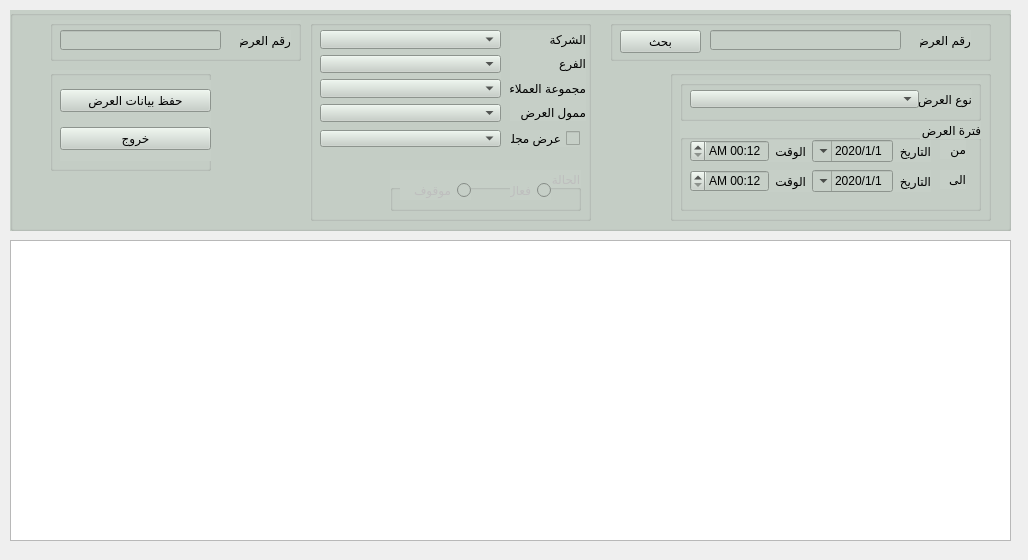
<?xml version="1.0" encoding="UTF-8"?>
<ui version="4.0">
    <class>QForm_prom_copy</class>
    <widget class="QWidget" name="QForm_prom_copy">
        <property name="geometry">
            <rect>
                <x>0</x>
                <y>0</y>
                <width>1028</width>
                <height>560</height>
            </rect>
        </property>
        <property name="minimumSize">
            <size>
                <width>1028</width>
                <height>560</height>
            </size>
        </property>
        <property name="maximumSize">
            <size>
                <width>1028</width>
                <height>560</height>
            </size>
        </property>
        <property name="windowTitle">
            <string>انشاء عرض من اخر منتهى</string>
        </property>
        <property name="toolTip">
            <string/>
        </property>
        <property name="layoutDirection">
            <enum>Qt::RightToLeft</enum>
        </property>
        <widget class="QWidget" name="gridLayoutWidget">
            <property name="geometry">
                <rect>
                    <x>190</x>
                    <y>70</y>
                    <width>2</width>
                    <height>2</height>
                </rect>
            </property>
            <layout class="QGridLayout" name="gridLayout_2"/>
        </widget>
        <widget class="QGroupBox" name="groupBox">
            <property name="geometry">
                <rect>
                    <x>10</x>
                    <y>10</y>
                    <width>1001</width>
                    <height>221</height>
                </rect>
            </property>
            <property name="font">
                <font>
                    <pointsize>10</pointsize>
                    <weight>50</weight>
                    <bold>false</bold>
                </font>
            </property>
            <property name="layoutDirection">
                <enum>Qt::LeftToRight</enum>
            </property>
            <property name="styleSheet">
                <string notr="true">
                    background-color: rgb(198, 207, 199);
                </string>
            </property>
            <property name="title">
                <string/>
            </property>
            <widget class="QGroupBox" name="QgroupBox_det">
                <property name="geometry">
                    <rect>
                        <x>300</x>
                        <y>10</y>
                        <width>281</width>
                        <height>201</height>
                    </rect>
                </property>
                <property name="title">
                    <string/>
                </property>
                <widget class="QWidget" name="layoutWidget">
                    <property name="geometry">
                        <rect>
                            <x>10</x>
                            <y>10</y>
                            <width>181</width>
                            <height>92</height>
                        </rect>
                    </property>
                    <layout class="QVBoxLayout" name="verticalLayout_3">
                        <item>
                            <widget class="QComboBox" name="Qcombo_company"/>
                        </item>
                        <item>
                            <widget class="QComboBox" name="Qcombo_branch"/>
                        </item>
                        <item>
                            <widget class="QComboBox" name="Qcombo_cust_group"/>
                        </item>
                        <item>
                            <widget class="QComboBox" name="Qcombo_sponsor"/>
                        </item>
                    </layout>
                </widget>
                <widget class="QWidget" name="layoutWidget">
                    <property name="geometry">
                        <rect>
                            <x>200</x>
                            <y>10</y>
                            <width>76</width>
                            <height>91</height>
                        </rect>
                    </property>
                    <layout class="QVBoxLayout" name="verticalLayout_2">
                        <item>
                            <widget class="QLabel" name="label_4">
                                <property name="text">
                                    <string>الشركة</string>
                                </property>
                            </widget>
                        </item>
                        <item>
                            <widget class="QLabel" name="label_11">
                                <property name="text">
                                    <string>الفرع</string>
                                </property>
                            </widget>
                        </item>
                        <item>
                            <widget class="QLabel" name="label_5">
                                <property name="text">
                                    <string>مجموعة العملاء</string>
                                </property>
                            </widget>
                        </item>
                        <item>
                            <widget class="QLabel" name="label_6">
                                <property name="text">
                                    <string>ممول العرض</string>
                                </property>
                            </widget>
                        </item>
                    </layout>
                </widget>
                <widget class="QCheckBox" name="QcheckBox_magazine">
                    <property name="geometry">
                        <rect>
                            <x>200</x>
                            <y>110</y>
                            <width>70</width>
                            <height>17</height>
                        </rect>
                    </property>
                    <property name="layoutDirection">
                        <enum>Qt::RightToLeft</enum>
                    </property>
                    <property name="text">
                        <string>عرض مجلة</string>
                    </property>
                </widget>
                <widget class="QComboBox" name="Qcombo_magazine">
                    <property name="geometry">
                        <rect>
                            <x>10</x>
                            <y>110</y>
                            <width>181</width>
                            <height>17</height>
                        </rect>
                    </property>
                </widget>
                <widget class="QGroupBox" name="groupBox_6">
                    <property name="enabled">
                        <bool>false</bool>
                    </property>
                    <property name="geometry">
                        <rect>
                            <x>80</x>
                            <y>150</y>
                            <width>191</width>
                            <height>41</height>
                        </rect>
                    </property>
                    <property name="layoutDirection">
                        <enum>Qt::RightToLeft</enum>
                    </property>
                    <property name="title">
                        <string>الحالة</string>
                    </property>
                    <widget class="QRadioButton" name="Qradio_active">
                        <property name="geometry">
                            <rect>
                                <x>120</x>
                                <y>10</y>
                                <width>41</width>
                                <height>20</height>
                            </rect>
                        </property>
                        <property name="layoutDirection">
                            <enum>Qt::RightToLeft</enum>
                        </property>
                        <property name="text">
                            <string>فعال</string>
                        </property>
                    </widget>
                    <widget class="QRadioButton" name="Qradio_inactive">
                        <property name="geometry">
                            <rect>
                                <x>10</x>
                                <y>10</y>
                                <width>71</width>
                                <height>20</height>
                            </rect>
                        </property>
                        <property name="layoutDirection">
                            <enum>Qt::RightToLeft</enum>
                        </property>
                        <property name="text">
                            <string>موقوف</string>
                        </property>
                    </widget>
                </widget>
            </widget>
            <widget class="QGroupBox" name="groupBox_5">
                <property name="geometry">
                    <rect>
                        <x>600</x>
                        <y>10</y>
                        <width>381</width>
                        <height>41</height>
                    </rect>
                </property>
                <property name="layoutDirection">
                    <enum>Qt::RightToLeft</enum>
                </property>
                <property name="title">
                    <string/>
                </property>
                <widget class="QLabel" name="label_12">
                    <property name="geometry">
                        <rect>
                            <x>310</x>
                            <y>10</y>
                            <width>51</width>
                            <height>20</height>
                        </rect>
                    </property>
                    <property name="text">
                        <string>رقم العرض</string>
                    </property>
                </widget>
                <widget class="QLineEdit" name="Qline_promotion">
                    <property name="geometry">
                        <rect>
                            <x>100</x>
                            <y>10</y>
                            <width>191</width>
                            <height>20</height>
                        </rect>
                    </property>
                </widget>
                <widget class="QPushButton" name="Qbtn_search">
                    <property name="geometry">
                        <rect>
                            <x>10</x>
                            <y>10</y>
                            <width>81</width>
                            <height>23</height>
                        </rect>
                    </property>
                    <property name="text">
                        <string>بحث</string>
                    </property>
                </widget>
            </widget>
            <widget class="QGroupBox" name="QgroupBox_prom">
                <property name="geometry">
                    <rect>
                        <x>660</x>
                        <y>60</y>
                        <width>321</width>
                        <height>151</height>
                    </rect>
                </property>
                <property name="title">
                    <string/>
                </property>
                <widget class="QGroupBox" name="groupBox_2">
                    <property name="geometry">
                        <rect>
                            <x>10</x>
                            <y>50</y>
                            <width>301</width>
                            <height>91</height>
                        </rect>
                    </property>
                    <property name="layoutDirection">
                        <enum>Qt::RightToLeft</enum>
                    </property>
                    <property name="title">
                        <string>فترة العرض</string>
                    </property>
                    <widget class="QWidget" name="layoutWidget">
                        <property name="geometry">
                            <rect>
                                <x>10</x>
                                <y>20</y>
                                <width>241</width>
                                <height>22</height>
                            </rect>
                        </property>
                        <layout class="QHBoxLayout" name="horizontalLayout">
                            <item>
                                <widget class="QLabel" name="label_3">
                                    <property name="text">
                                        <string>التاريخ</string>
                                    </property>
                                </widget>
                            </item>
                            <item>
                                <widget class="QDateTimeEdit" name="Qdate_from">
                                    <property name="layoutDirection">
                                        <enum>Qt::RightToLeft</enum>
                                    </property>
                                    <property name="minimumDateTime">
                                        <datetime>
                                            <hour>0</hour>
                                            <minute>0</minute>
                                            <second>0</second>
                                            <year>2020</year>
                                            <month>1</month>
                                            <day>1</day>
                                        </datetime>
                                    </property>
                                    <property name="displayFormat">
                                        <string>d/M/yyyy</string>
                                    </property>
                                    <property name="calendarPopup">
                                        <bool>true</bool>
                                    </property>
                                </widget>
                            </item>
                            <item>
                                <widget class="QLabel" name="label_2">
                                    <property name="text">
                                        <string>الوقت</string>
                                    </property>
                                </widget>
                            </item>
                            <item>
                                <widget class="QDateTimeEdit" name="Qtime_from">
                                    <property name="displayFormat">
                                        <string>h:mm AP</string>
                                    </property>
                                    <property name="calendarPopup">
                                        <bool>false</bool>
                                    </property>
                                </widget>
                            </item>
                        </layout>
                    </widget>
                    <widget class="QLabel" name="label_9">
                        <property name="geometry">
                            <rect>
                                <x>260</x>
                                <y>20</y>
                                <width>26</width>
                                <height>19</height>
                            </rect>
                        </property>
                        <property name="text">
                            <string>من</string>
                        </property>
                    </widget>
                    <widget class="QLabel" name="label_10">
                        <property name="geometry">
                            <rect>
                                <x>260</x>
                                <y>50</y>
                                <width>26</width>
                                <height>19</height>
                            </rect>
                        </property>
                        <property name="text">
                            <string>الى</string>
                        </property>
                    </widget>
                    <widget class="QWidget" name="layoutWidget_2">
                        <property name="geometry">
                            <rect>
                                <x>10</x>
                                <y>50</y>
                                <width>241</width>
                                <height>22</height>
                            </rect>
                        </property>
                        <layout class="QHBoxLayout" name="horizontalLayout_2">
                            <item>
                                <widget class="QLabel" name="label_8">
                                    <property name="text">
                                        <string>التاريخ</string>
                                    </property>
                                </widget>
                            </item>
                            <item>
                                <widget class="QDateTimeEdit" name="Qdate_to">
                                    <property name="minimumDateTime">
                                        <datetime>
                                            <hour>0</hour>
                                            <minute>0</minute>
                                            <second>0</second>
                                            <year>2020</year>
                                            <month>1</month>
                                            <day>1</day>
                                        </datetime>
                                    </property>
                                    <property name="displayFormat">
                                        <string>d/M/yyyy</string>
                                    </property>
                                    <property name="calendarPopup">
                                        <bool>true</bool>
                                    </property>
                                </widget>
                            </item>
                            <item>
                                <widget class="QLabel" name="label_7">
                                    <property name="text">
                                        <string>الوقت</string>
                                    </property>
                                </widget>
                            </item>
                            <item>
                                <widget class="QDateTimeEdit" name="Qtime_to">
                                    <property name="displayFormat">
                                        <string>h:mm AP</string>
                                    </property>
                                    <property name="calendarPopup">
                                        <bool>false</bool>
                                    </property>
                                </widget>
                            </item>
                        </layout>
                    </widget>
                </widget>
                <widget class="QGroupBox" name="groupBox_4">
                    <property name="geometry">
                        <rect>
                            <x>10</x>
                            <y>10</y>
                            <width>301</width>
                            <height>41</height>
                        </rect>
                    </property>
                    <property name="layoutDirection">
                        <enum>Qt::RightToLeft</enum>
                    </property>
                    <property name="title">
                        <string/>
                    </property>
                    <widget class="QLabel" name="label">
                        <property name="geometry">
                            <rect>
                                <x>180</x>
                                <y>10</y>
                                <width>112</width>
                                <height>18</height>
                            </rect>
                        </property>
                        <property name="text">
                            <string>نوع العرض</string>
                        </property>
                    </widget>
                    <widget class="QComboBox" name="Qcombo_promotion">
                        <property name="geometry">
                            <rect>
                                <x>10</x>
                                <y>10</y>
                                <width>229</width>
                                <height>18</height>
                            </rect>
                        </property>
                        <property name="layoutDirection">
                            <enum>Qt::LeftToRight</enum>
                        </property>
                        <property name="modelColumn">
                            <number>0</number>
                        </property>
                    </widget>
                </widget>
            </widget>
            <widget class="QGroupBox" name="groupBox_8">
                <property name="geometry">
                    <rect>
                        <x>40</x>
                        <y>60</y>
                        <width>161</width>
                        <height>101</height>
                    </rect>
                </property>
                <property name="title">
                    <string/>
                </property>
                <widget class="QWidget" name="layoutWidget">
                    <property name="geometry">
                        <rect>
                            <x>10</x>
                            <y>10</y>
                            <width>151</width>
                            <height>81</height>
                        </rect>
                    </property>
                    <layout class="QVBoxLayout" name="verticalLayout">
                        <item>
                            <widget class="QPushButton" name="Qbtn_save">
                                <property name="text">
                                    <string>حفظ بيانات العرض</string>
                                </property>
                            </widget>
                        </item>
                        <item>
                            <widget class="QPushButton" name="Qbtn_exit">
                                <property name="text">
                                    <string>خروج</string>
                                </property>
                            </widget>
                        </item>
                    </layout>
                </widget>
            </widget>
            <widget class="QGroupBox" name="groupBox_7">
                <property name="geometry">
                    <rect>
                        <x>40</x>
                        <y>10</y>
                        <width>251</width>
                        <height>41</height>
                    </rect>
                </property>
                <property name="layoutDirection">
                    <enum>Qt::RightToLeft</enum>
                </property>
                <property name="title">
                    <string/>
                </property>
                <widget class="QLabel" name="label_13">
                    <property name="geometry">
                        <rect>
                            <x>190</x>
                            <y>10</y>
                            <width>51</width>
                            <height>20</height>
                        </rect>
                    </property>
                    <property name="text">
                        <string>رقم العرض</string>
                    </property>
                </widget>
                <widget class="QLineEdit" name="Qline_promotion_2">
                    <property name="enabled">
                        <bool>false</bool>
                    </property>
                    <property name="geometry">
                        <rect>
                            <x>10</x>
                            <y>10</y>
                            <width>161</width>
                            <height>20</height>
                        </rect>
                    </property>
                </widget>
            </widget>
        </widget>
        <widget class="QWidget" name="gridLayoutWidget_4">
            <property name="geometry">
                <rect>
                    <x>10</x>
                    <y>240</y>
                    <width>1001</width>
                    <height>301</height>
                </rect>
            </property>
            <layout class="QGridLayout" name="gridLayout_7">
                <item row="0" column="0">
                    <widget class="QTableWidget" name="Qtable_promotion"/>
                </item>
            </layout>
        </widget>
    </widget>
    <resources/>
    <connections/>
</ui>
